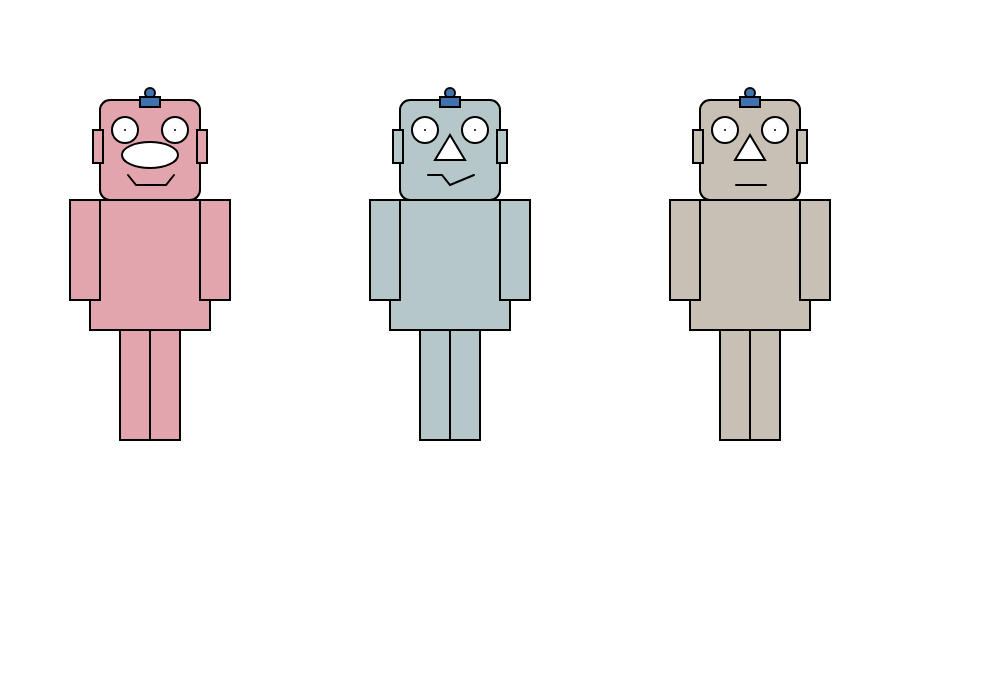
Frame 1 (no input)
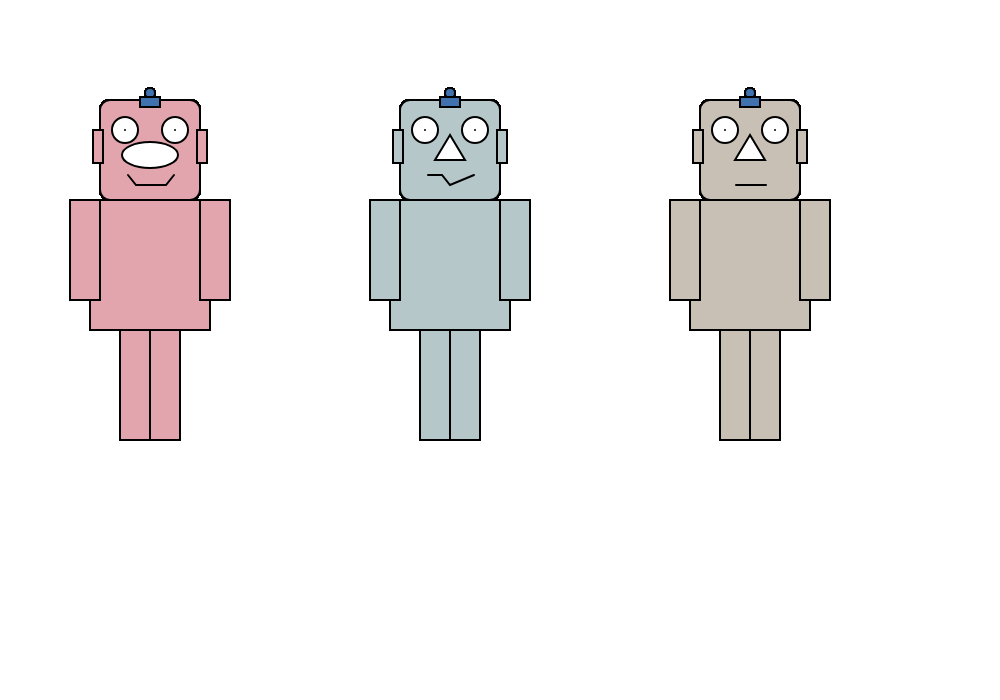
Frame 60 (no input)
Frame 120 (the mouse pressed at the canvas centre since frame 60): identical to frame 60, image omitted

The p5.js sketch that drew these frames (run headless with seeded random() and noise() and a simulated clock; from frame 60 on, the mouse is pressed at the canvas centre):

// p5.js sketch
// ── sketch.js
function setup() {
	//create a canvas for the robot
	createCanvas(1000, 700);
}

function draw() {
	strokeWeight(2);

	//robot body 1 - delete this code and make your own robot body
	fill(226, 165, 173);
	rect(90, 200, 120, 130);
	rect(70, 200, 30, 100);
	rect(200, 200, 30, 100);
	rect(120, 330, 30, 110);
	rect(150, 330, 30, 110);

	//robot body 2 - delete this code and make your own robot body
	fill(181, 199, 201)
	rect(390, 200, 120, 130);
	rect(370, 200, 30, 100);
	rect(500, 200, 30, 100);
	rect(420, 330, 30, 110);
	rect(450, 330, 30, 110);


	//robot body 3 - delete this code and make your own robot body
	fill(201, 192, 181)
	rect(690, 200, 120, 130);
	rect(670, 200, 30, 100);
	rect(800, 200, 30, 100);
	rect(720, 330, 30, 110);
	rect(750, 330, 30, 110);


	// !!! Draw the robot heads - You shouldn't need to change this code !!!

	//robot head 1
	fill(226, 165, 173);
	rect(100, 100, 100, 100, 10);
	//robot head 2
	fill(181, 199, 201)
	rect(400, 100, 100, 100, 10);
	//robot head 3
	fill(201, 192, 181)
	rect(700, 100, 100, 100, 10);

	//ears
	// fill(255, 0, 0);

	//robot ears 1
	fill(226, 165, 173);
	rect(93, 130, 10, 33);
	rect(197, 130, 10, 33);

	//robot ears 2
	fill(181, 199, 201)
	rect(393, 130, 10, 33);
	rect(497, 130, 10, 33);

	//robot ears 3
	fill(201, 192, 181)
	rect(693, 130, 10, 33);
	rect(797, 130, 10, 33);



	//robots' antennas
	fill(63, 114, 175);
	// robot antenna 1
	ellipse(150, 93, 10, 10);
	// robot antenna 1
	ellipse(450, 93, 10, 10);
	// robot antenna 1
	ellipse(750, 93, 10, 10);

	//robots' antennas
	fill(63, 114, 175);
	// robot antenna 1
	rect(140, 97, 20, 10);
	// robot antenna 2
	rect(440, 97, 20, 10);
	// robot antenna 3
	rect(740, 97, 20, 10);


	//robot 1's eyes
	fill(255);
	ellipse(125, 130, 26, 26);
	point(125, 130);
	ellipse(175, 130, 26, 26);
	point(175, 130);

	//robot 2's eyes
	ellipse(425, 130, 26, 26);
	point(425, 130);
	ellipse(475, 130, 26, 26);
	point(475, 130);

	//robot 3's eyes
	ellipse(725, 130, 26, 26);
	point(725, 130);
	ellipse(775, 130, 26, 26);
	point(775, 130);


	//robots' noses
	fill(255);
	//robot 1 nose
	// triangle(150, 135, 135, 160, 165, 160);
	ellipse(150, 155, 56, 26);
	//robot 2 nose
	triangle(450, 135, 435, 160, 465, 160);
	//robot 3 nose
	triangle(750, 135, 735, 160, 765, 160);

	//robot 1 mouth
	noFill();
	beginShape();
	vertex(128, 175);
	vertex(136, 185);
	vertex(166, 185);
	vertex(174, 175);
	endShape();

	//robot 2 mouth
	beginShape();
	vertex(428, 175);
	// vertex(436, 185);
	vertex(442, 175);
	vertex(450, 185);
	// vertex(458, 175);
	// vertex(466, 185);
	vertex(474, 175);
	endShape();

	//robot 3 mouth
	beginShape();
	// vertex(728, 175);
	vertex(736, 185);
	// vertex(742, 175);
	vertex(750, 185);
	// vertex(758, 175);
	vertex(766, 185);
	// vertex(774, 175);
	endShape();
}
